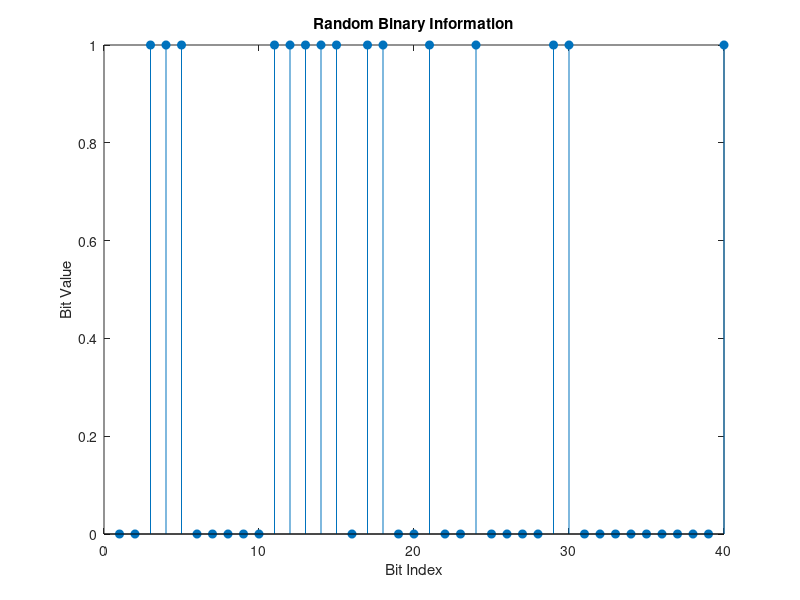

This figure's MATLAB source:
%% Module 1 : Random Bit Generation

clear;
clc;
close all;

%% Parameters

numBits = 1024;          % Number of bits

%% Generate random bits

bits = randi([0 1],numBits,1);

%% Display

disp("First 20 Bits")

disp(bits(1:20))

%% Plot

figure;

stem(bits(1:40),'filled')

xlabel('Bit Index')

ylabel('Bit Value')

title('Random Binary Information')
